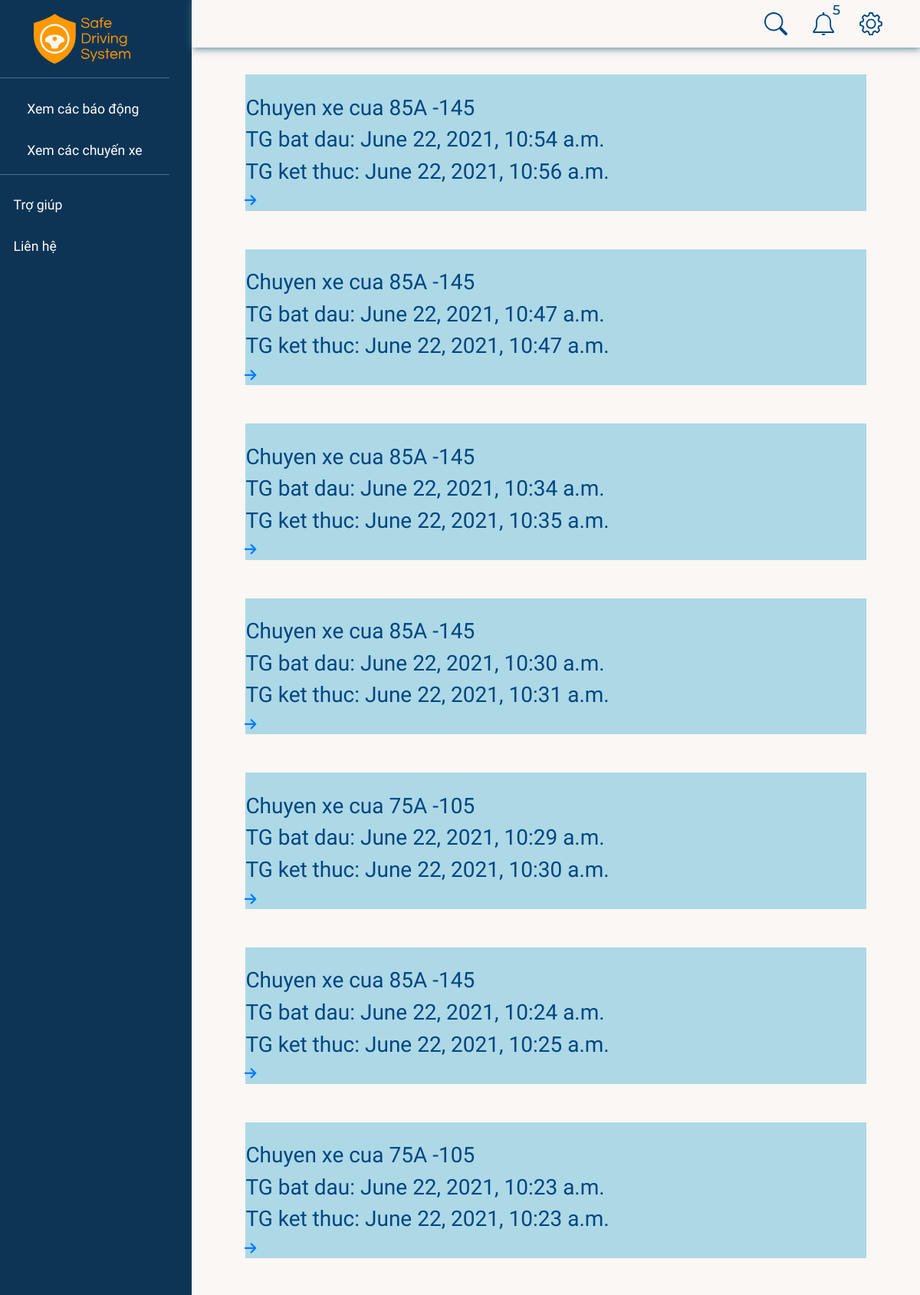
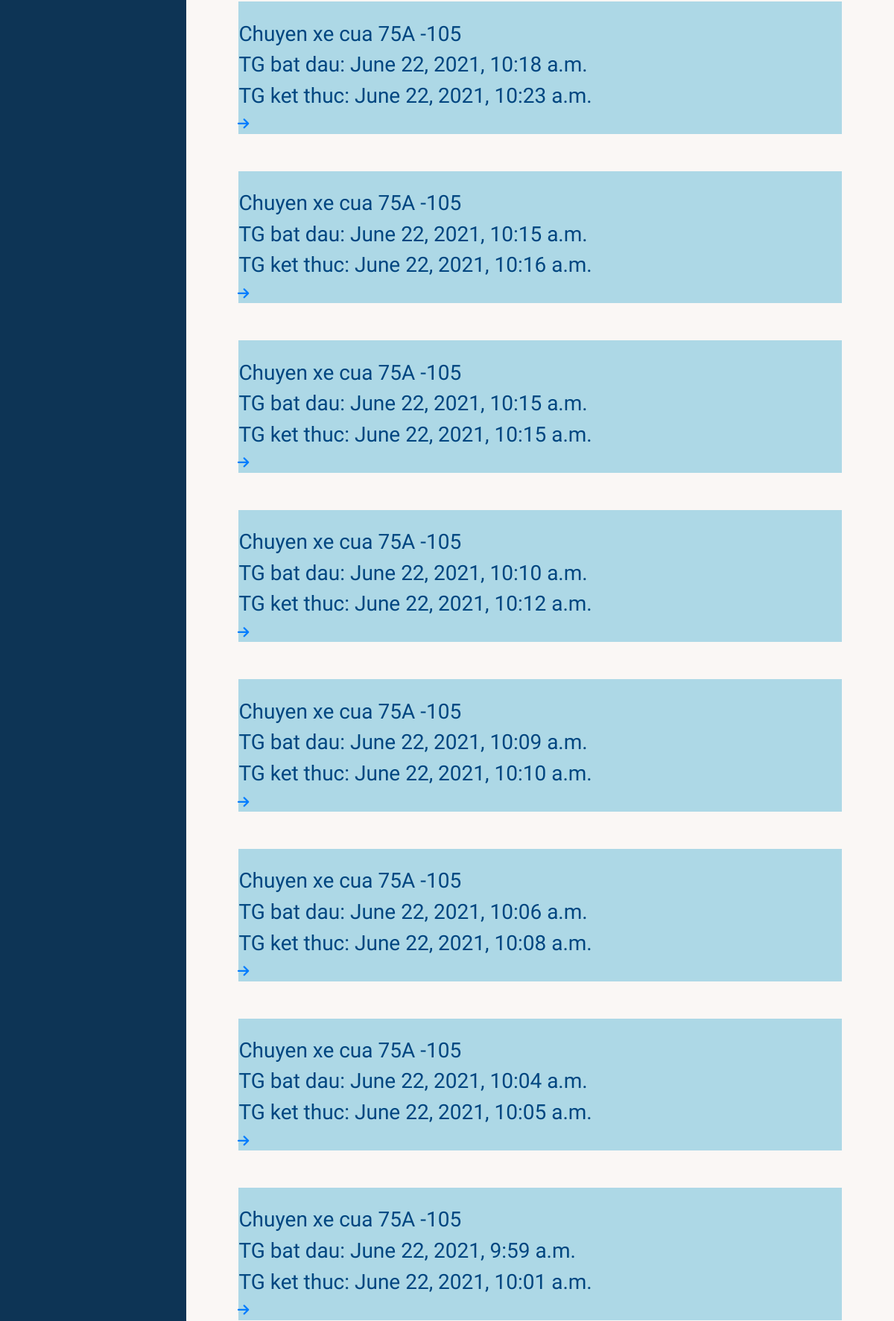
/drive/ (signed in, upper part), run on the app's committed database (2 pictures, top to bottom).
### realtime/models.py (models this page shows, shortened)
class Drive(models.Model):
    STATUS = (
        ("ongoing", "ongoing"),
        ("ended", "ended"),
    )
    device = models.ForeignKey(RaspDevice, null=True, on_delete=models.CASCADE)
    startTime = models.DateTimeField(null=True)
    status = models.CharField(max_length=20, choices=STATUS)
    endTime = models.DateTimeField(null=True)

### accounts/models.py (models this page shows, shortened)
class RaspDevice(models.Model):
    class Meta:
        constraints = [
            models.UniqueConstraint(fields=["password"], name="password"),
        ]
    STATUS = (
        ("online", "online"),
        ("offline", "offline"),
    )
    name = models.CharField(max_length=50)
    car = models.OneToOneField(Car, null=True, on_delete=models.SET_NULL, blank=True)
    status = models.CharField(
        max_length=50, null=True, blank=True, choices=STATUS, default="offline"
    )
    password = models.CharField(max_length=8, null=True, blank=True)
    dateAdded = models.DateTimeField(auto_now_add=True)
    company = models.ForeignKey(Company, null=True, blank=True, on_delete=models.CASCADE)

class Car(models.Model):
    class Meta:
        constraints = [
            models.UniqueConstraint(fields=["licensePlate"], name="licensePlate"),
        ]
    name = models.CharField(max_length=50)
    licensePlate = models.CharField(max_length=20, null=True)
    boughtDate = models.DateTimeField(auto_now_add=True, null=True)
    company = models.ForeignKey(Company, null=True, on_delete=models.CASCADE)

### realtime/views.py (the view)
# urls.py: path("", views.drives, name="drives"),
@login_required(login_url="/")
def drives(request):
    company = request.user.profile.company
    drs = Drive.objects.filter(device__car__company=company).order_by('-endTime')
    searchKey = request.GET.get("search-key")
    if searchKey != '' and searchKey is not None:
        drs = drs.filter(device__car__licensePlate__icontains=searchKey)
    lastestAlerts, unreadCounts = getNotifications(company)
    context = {'drs': drs, "notifications": lastestAlerts, "unreadNotis": unreadCounts}
    return render(request, "drives.html", context)

### accounts/views.py (called while the page is built)
def getNotifications(company):
    lastestAlerts = Alert.objects.filter(drive__device__company=company).order_by('-timeOccured')[:5]
    unreadCounts = 0
    for alert in lastestAlerts:
        unreadCounts = (unreadCounts + 1) if not alert.isRead else unreadCounts
    return lastestAlerts, unreadCounts

### realtime/templates/drives.html (shortened to what this page needs)
{% extends 'base.html' %}
{% load static %}
{% block modal %}
{% include 'sidebar.html' %}
{% endblock modal %}
{% block content %}
{% include 'navbar-search.html' %}
<div class="content-container">
    {% for drive in drs %}
    <div style="background: lightblue;
        margin-bottom: 50px;" class="driver-container">
        <br>
        <h3>Chuyen xe cua {{ drive.device.car.licensePlate }} </h3>
        <h3>TG bat dau: {{ drive.startTime }}</h3>
        <h3>TG ket thuc: {{ drive.endTime }}</h3>
        <a href="{% url 'driveDetail' drive.id  %}"><i style="transform: rotate(90deg);" class="fas fa-arrow-up"></i></a>
        <br>
    </div>
    {% endfor %}
</div>
{% endblock content %}

### static/css/main.css (style rules this page uses)
:root { --bg-color: #FAF7F5; --navy: #004680; --dark-navy: #002A4D; --black-pearl: #001E37; --yellow: #FF9800; --selective-yellow: #FFB800; --amber: #FFBE0F; --vivid-orange: #EB5E0B; --green: #7BD96C; --red: #F15E5E; --cyan-blue: #649DCC; --font1: 'Montserrat', sans-serif; --font2: 'Questrial', sans-serif; --font3: 'Raleway', sans-serif; --video-ratio: calc(16 / 9); }
*, *::before, *::after { box-sizing: border-box; outline: none; }
body { margin: 0; padding: 0; background-color: var(--bg-color); font-family: var(--font2); font-size: 1.1rem; color: var(--navy); min-height: 100vh; }

### static/css/content.css (style rules this page uses)
.wrapper { display: flex; width: 100%; align-items: stretch; }
.content-container { padding: 2em 4em; background: var(--bg-color); }

### data on the page
Drive: device.car.licensePlate "85A -145", startTime "June 22, 2021, 10:54 a.m.", endTime "June 22, 2021, 10:56 a.m."
Drive: device.car.licensePlate "85A -145", startTime "June 22, 2021, 10:47 a.m.", endTime "June 22, 2021, 10:47 a.m."
Drive: device.car.licensePlate "85A -145", startTime "June 22, 2021, 10:34 a.m.", endTime "June 22, 2021, 10:35 a.m."
Drive: device.car.licensePlate "85A -145", startTime "June 22, 2021, 10:30 a.m.", endTime "June 22, 2021, 10:31 a.m."
Drive: device.car.licensePlate "75A -105", startTime "June 22, 2021, 10:29 a.m.", endTime "June 22, 2021, 10:30 a.m."
Drive: device.car.licensePlate "85A -145", startTime "June 22, 2021, 10:24 a.m.", endTime "June 22, 2021, 10:25 a.m."
Drive: device.car.licensePlate "75A -105", startTime "June 22, 2021, 10:23 a.m.", endTime "June 22, 2021, 10:23 a.m."
Drive: device.car.licensePlate "75A -105", startTime "June 22, 2021, 10:18 a.m.", endTime "June 22, 2021, 10:23 a.m."
Drive: device.car.licensePlate "75A -105", startTime "June 22, 2021, 10:15 a.m.", endTime "June 22, 2021, 10:16 a.m."
Drive: device.car.licensePlate "75A -105", startTime "June 22, 2021, 10:15 a.m.", endTime "June 22, 2021, 10:15 a.m."
Drive: device.car.licensePlate "75A -105", startTime "June 22, 2021, 10:10 a.m.", endTime "June 22, 2021, 10:12 a.m."
Drive: device.car.licensePlate "75A -105", startTime "June 22, 2021, 10:09 a.m.", endTime "June 22, 2021, 10:10 a.m."
Drive: device.car.licensePlate "75A -105", startTime "June 22, 2021, 10:06 a.m.", endTime "June 22, 2021, 10:08 a.m."
Drive: device.car.licensePlate "75A -105", startTime "June 22, 2021, 10:04 a.m.", endTime "June 22, 2021, 10:05 a.m."
Drive: device.car.licensePlate "75A -105", startTime "June 22, 2021, 9:59 a.m.", endTime "June 22, 2021, 10:01 a.m."

### other printed values
{{ unreadNotis }} "5"
